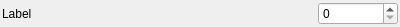
<?xml version="1.0" encoding="UTF-8"?>
<ui version="4.0">
 <class>PropertyControlInt</class>
 <widget class="QWidget" name="PropertyControlInt">
  <property name="geometry">
   <rect>
    <x>0</x>
    <y>0</y>
    <width>400</width>
    <height>26</height>
   </rect>
  </property>
  <property name="sizePolicy">
   <sizepolicy hsizetype="Preferred" vsizetype="Maximum">
    <horstretch>0</horstretch>
    <verstretch>0</verstretch>
   </sizepolicy>
  </property>
  <property name="windowTitle">
   <string>Form</string>
  </property>
  <layout class="QHBoxLayout" name="mLayout">
   <property name="spacing">
    <number>5</number>
   </property>
   <property name="margin">
    <number>2</number>
   </property>
   <item>
    <widget class="QLabel" name="mLabel">
     <property name="text">
      <string>Label</string>
     </property>
    </widget>
   </item>
   <item>
    <spacer name="horizontalSpacer">
     <property name="orientation">
      <enum>Qt::Horizontal</enum>
     </property>
     <property name="sizeHint" stdset="0">
      <size>
       <width>40</width>
       <height>20</height>
      </size>
     </property>
    </spacer>
   </item>
   <item>
    <widget class="QSpinBox" name="mValue">
     <property name="minimumSize">
      <size>
       <width>80</width>
       <height>0</height>
      </size>
     </property>
    </widget>
   </item>
  </layout>
 </widget>
 <resources/>
 <connections/>
</ui>
